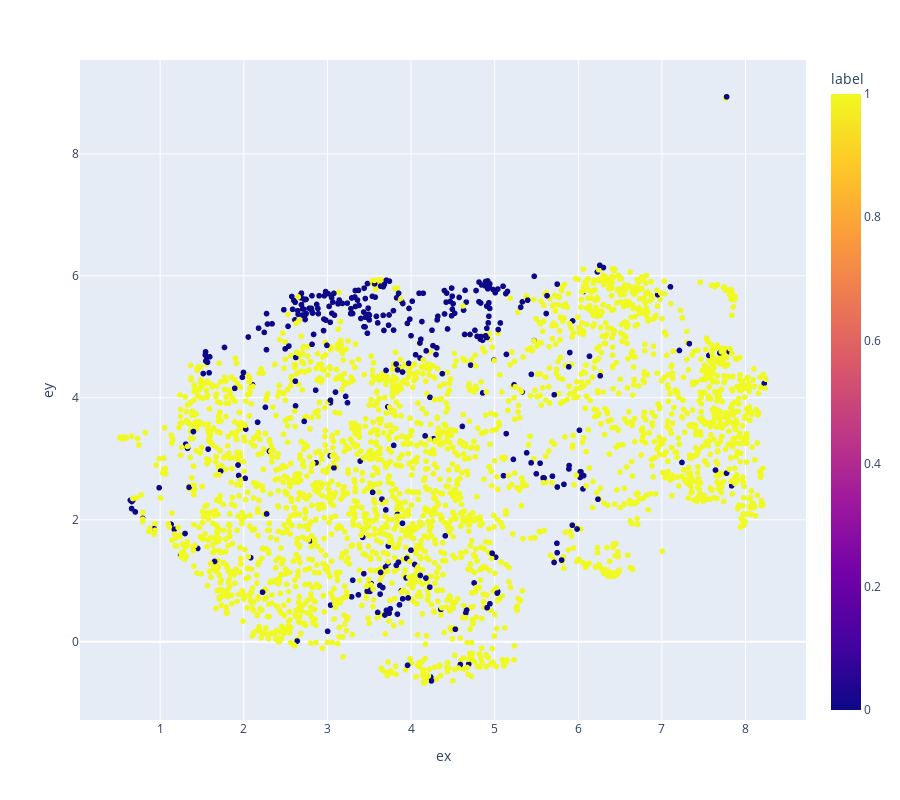

The code cell stored with this chart in its notebook:
### Code cell
df['embedding'] = document_embeddings.tolist()
embedding_umap_model = UMAP(n_components=2, verbose=1, init='pca', n_jobs=1)
df[['ex', 'ey']] = embedding_umap_model.fit_transform(X=df['embedding'].apply(func=pd.Series),)
px.scatter(data_frame=df, x='ex', y='ey', color='label', height=800, hover_name='short_document')

### Figure 1 — Plotly figure (JSON) as saved in the notebook; plotly's stock layout.template omitted (floating-point values rounded to 4 significant figures; data arrays with more than 128 entries replaced by an {"elided": "..."} marker saying what was removed)
{"data": [{"hovertemplate": "<b>%{hovertext}</b><br><br>ex=%{x}<br>ey=%{y}<br>label=%{marker.color}<extra></extra>", "hovertext": {"elided": "3123 str values"}, "legendgroup": "", "marker": {"color": {"elided": "3123 int values"}, "coloraxis": "coloraxis", "symbol": "circle"}, "mode": "markers", "name": "", "showlegend": false, "type": "scattergl", "x": {"elided": "3123 float values"}, "xaxis": "x", "y": {"elided": "3123 float values"}, "yaxis": "y"}], "layout": {"coloraxis": {"colorbar": {"title": {"text": "label"}}, "colorscale": [[0, "#0d0887"], [0.1111, "#46039f"], [0.2222, "#7201a8"], [0.3333, "#9c179e"], [0.4444, "#bd3786"], [0.5556, "#d8576b"], [0.6667, "#ed7953"], [0.7778, "#fb9f3a"], [0.8889, "#fdca26"], [1, "#f0f921"]]}, "height": 800, "legend": {"tracegroupgap": 0}, "margin": {"t": 60}, "xaxis": {"anchor": "y", "domain": [0, 1], "title": {"text": "ex"}}, "yaxis": {"anchor": "x", "domain": [0, 1], "title": {"text": "ey"}}}}
